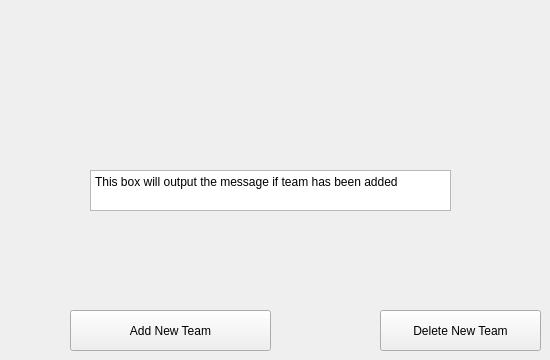
          <widget class="QWidget" name="AddTeam">
           <attribute name="title">
            <string>Add Team</string>
           </attribute>
           <widget class="QPushButton" name="addTeam">
            <property name="geometry">
             <rect>
              <x>70</x>
              <y>310</y>
              <width>201</width>
              <height>41</height>
             </rect>
            </property>
            <property name="text">
             <string>Add New Team</string>
            </property>
           </widget>
           <widget class="QPushButton" name="deleteTEam">
            <property name="geometry">
             <rect>
              <x>380</x>
              <y>310</y>
              <width>161</width>
              <height>41</height>
             </rect>
            </property>
            <property name="text">
             <string>Delete New Team</string>
            </property>
           </widget>
           <widget class="QTextEdit" name="textEdit">
            <property name="geometry">
             <rect>
              <x>90</x>
              <y>170</y>
              <width>361</width>
              <height>41</height>
             </rect>
            </property>
            <property name="html">
             <string>&lt;!DOCTYPE HTML PUBLIC &quot;-//W3C//DTD HTML 4.0//EN&quot; &quot;http://www.w3.org/TR/REC-html40/strict.dtd&quot;&gt;
&lt;html&gt;&lt;head&gt;&lt;meta name=&quot;qrichtext&quot; content=&quot;1&quot; /&gt;&lt;style type=&quot;text/css&quot;&gt;
p, li { white-space: pre-wrap; }
&lt;/style&gt;&lt;/head&gt;&lt;body style=&quot; font-family:'MS Shell Dlg 2'; font-size:9pt; font-weight:400; font-style:normal;&quot;&gt;
&lt;p style=&quot; margin-top:0px; margin-bottom:0px; margin-left:0px; margin-right:0px; -qt-block-indent:0; text-indent:0px;&quot;&gt;This box will output the message if team has been added&lt;/p&gt;
&lt;p style=&quot;-qt-paragraph-type:empty; margin-top:0px; margin-bottom:0px; margin-left:0px; margin-right:0px; -qt-block-indent:0; text-indent:0px;&quot;&gt;&lt;br /&gt;&lt;/p&gt;&lt;/body&gt;&lt;/html&gt;</string>
            </property>
           </widget>
          </widget>
